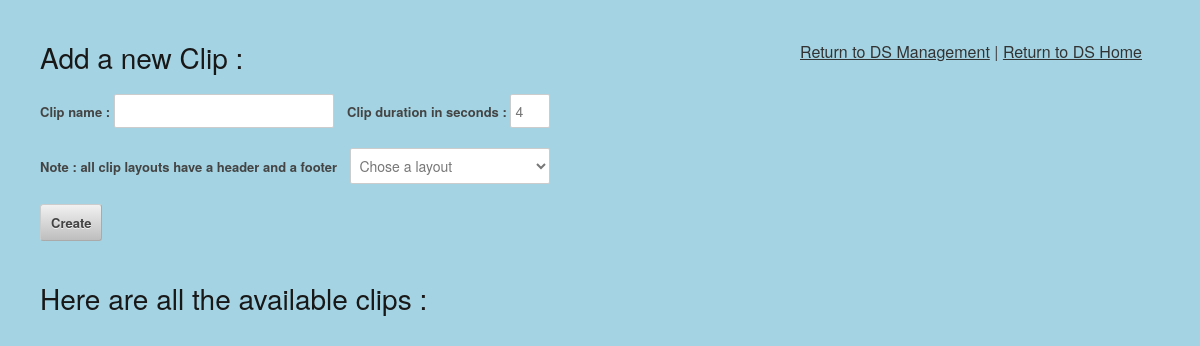
The app's page /admin/clips/index.php, older data.
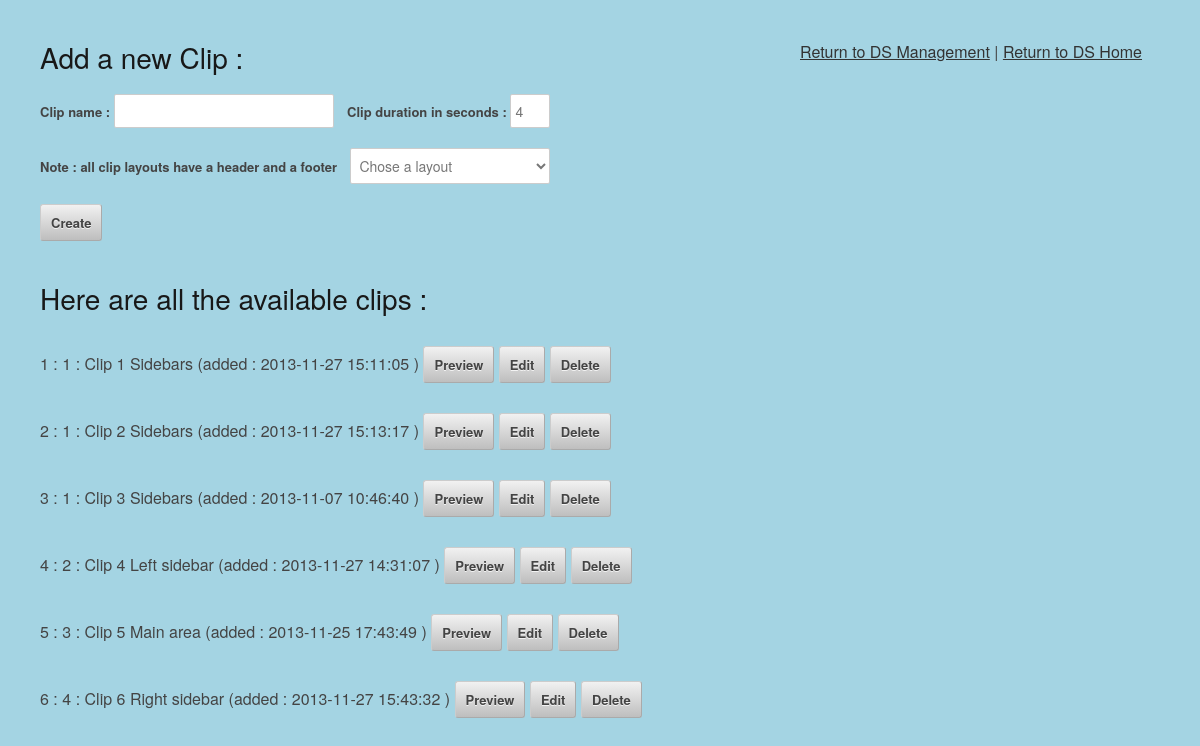
The same page, newer data.
### tables this page shows
CREATE TABLE IF NOT EXISTS `clip` (
  `id` int(11) NOT NULL AUTO_INCREMENT,
  `clipname` text NOT NULL,
  `clipdate` timestamp NOT NULL DEFAULT CURRENT_TIMESTAMP ON UPDATE CURRENT_TIMESTAMP,
  `clipbackgroundcolor` text NOT NULL,
  `clipDurationInSeconds` int(11) NOT NULL DEFAULT '4',
  `clipOrderNumber` int(11) NOT NULL DEFAULT '1',
  `nextClipId` int(11) NOT NULL DEFAULT '0',
  `isLoop` tinyint(1) NOT NULL DEFAULT '1',
  `updated` tinyint(1) NOT NULL DEFAULT '0',
  `cliplayoutid` int(11) NOT NULL,
  PRIMARY KEY (`id`),
  KEY `cliplayoutid` (`cliplayoutid`)
);

### admin/clips/index.php (called while the page is built, shortened)
<?php
include '../../includes/db.inc.php';
try {
    $result = $pdo->query('SELECT id, cliplayoutname FROM cliplayout');
} catch (PDOException $error) {
    $error = 'Error fetching clip layouts from database!';
    include '../../includes/error.html.php';
    exit();
}
try {
    $result = $pdo->query('SELECT clip.*, sequenceclip.sequenceid, sequenceclip.singleClipSequence
                           FROM clip
                           JOIN sequenceclip ON clip.id = sequenceclip.inSequenceClipId
                           WHERE sequenceclip.singleClipSequence = 1
                           GROUP BY clip.id');
} catch (PDOException $error) {
    $error = $error->getMessage();
    include '../../includes/error.html.php';
    exit();
}
while ($row = $result->fetch()) {
    $clips[] = array(
        'id' => $row['id'],
        'clipname' => $row['clipname'],
        'clipdate' => $row['clipdate'],
        'cliplayoutid' => $row['cliplayoutid'],
        'nextClipId' => $row['nextClipId'],
        'sequence_id' => $row['sequenceid'],
        'singleClip' => $row['singleClipSequence']
    );
}
include 'cliplist.html.php';
exit();
?>

### includes/helpers.inc.php (the view)
<?php
function html($text) {
    return htmlspecialchars($text, ENT_QUOTES, 'UTF-8');
}
function htmlout($text) {
    echo html($text);
}
?>

### admin/clips/cliplist.html.php (shortened to what this page needs)
<?php include '../../includes/helpers.inc.php'; ?>
<!DOCTYPE html>
<html>
    <head>
        <link rel="stylesheet" href="../../css/base.css">
    </head>
    <body style="padding: 40px;">
        <div style="position: absolute; left: 800px; top: 40px;" >
            <a href="../../admin/">Return to DS Management</a>
            |
            <a href="../../">Return to DS Home</a>
        </div>
        <h3>Add a new Clip :</h3>
        <p>
        <form action="" method="post">
            <label for="clipname">Clip name : </label>
            <input type="text" id="clipname" name="clipname"/>
            <label for="clipDuration">Clip duration in seconds : </label>
            <input type="text" id="clipDuration" name="clipDuration" value="4"
                   style="width: 30px;"/>
            <div>
                <label for="cliplayout">Note : all clip layouts have a header and a footer</label>
                <select name="cliplayout" id="cliplayout" style="width: 200px;">
                    <option value="">Chose a layout</option>
                </select>
            </div>
            <input type="submit" name="action" value="Create" />
        </form>
    </p>
    <h3>Here are all the available clips :</h3>
    <br>
    <ul>
        <?php foreach ($clips as $clip): ?>
            <li>
                <form action="" method="post">
                    <?php echo $clip['id']; ?> :
                    <?php htmlout($clip['cliplayoutid']) ?> :
                    <?php echo htmlout($clip['clipname'], ENT_QUOTES, 'UTF-8'); ?>
                    (added : <?php echo htmlout($clip['clipdate'], ENT_QUOTES, 'UTF-8'); ?> )
                    <input type="submit" name="action" value="Preview">
                    <input type="submit" name="action" value="Edit">
                    <input type="submit" name="action" value="Delete">
                </form>
            </li>
        <?php endforeach; ?>
    </ul>
</body>
</html>

### css/base.css (style rules this page uses)
html, body, div, span, applet, object, iframe, h1, h2, h3, h4, h5, h6, p, blockquote, pre, a, abbr, acronym, address, big, cite, code, del, dfn, em, img, ins, kbd, q, s, samp, small, strike, strong, sub, sup, tt, var, b, u, i, center, dl, dt, dd, ol, ul, li, fieldset, form, label, legend, table, caption, tbody, tfoot, thead, tr, th, td, article, aside, canvas, details, embed, figure, figcaption, footer, header, hgroup, menu, nav, output, ruby, section, summary, time, mark, audio, video { margin: 0; padding: 0; border: 0; font-size: inherit; font: inherit; vertical-align: baseline; }
body { line-height: 1; }
ol, ul { list-style: none; }
body { background: #A4D4E3; font: 16px "HelveticaNeue", "Helvetica Neue", Helvetica, Arial, sans-serif; color: #444; -webkit-font-smoothing: antialiased; -webkit-text-size-adjust: 100%; }
h1, h2, h3, h4, h5, h6 { color: #181818; font-family: "HelveticaNeue", "Helvetica Neue", Helvetica, Arial, sans-serif; font-weight: normal; }
h3 { font-size: 28px; line-height: 34px; margin-bottom: 8px; }
p { margin: 0 0 20px 0; }
a, a:visited { color: #333; text-decoration: underline; outline: 0; }
ul, ol { margin-bottom: 20px; }
ul { list-style: none outside; }
li { line-height: 18px; margin-bottom: 10px; }
.button, button, input[type="submit"], input[type="reset"], input[type="button"] { background: #eee; background: #eee -moz-linear-gradient(top, rgba(255,255,255,.2) 0%, rgba(0,0,0,.2) 100%); background: #eee -webkit-gradient(linear, left top, left bottom, color-stop(0%,rgba(255,255,255,.2)), color-stop(100%,rgba(0,0,0,.2))); background: #eee -webkit-linear-gradient(top, rgba(255,255,255,.2) 0%,rgba(0,0,0,.2) 100%); background: #eee -o-linear-gradient(top, rgba(255,255,255,.2) 0%,rgba(0,0,0,.2) 100%); background: #eee -ms-linear-gradient(top, rgba(255,255,255,.2) 0%,rgba(0,0,0,.2) 100%); background: #eee linear-gradient(top, rgba(255,255,255,.2) 0%,rgba(0,0,0,.2) 100%); border: 1px solid #aaa; border-top: 1px solid #ccc; border-left: 1px solid #ccc; -moz-border-radius: 3px; -webkit-border-radius: 3px; border-radius: 3px; color: #444; display: inline-block; font-size: 13px; font-weight: bold; text-decoration: none; text-shadow: 0 1px rgba(255, 255, 255, .75); cursor: pointer; margin-bottom: 20px; line-height: normal; padding: 8px 10px; font-family: "HelveticaNeue", "Helvetica Neue", Helvetica, Arial, sans-serif; }
form { margin-bottom: 10px; }
input[type="text"], input[type="password"], input[type="email"], textarea, select { border: 1px solid #ccc; padding: 6px 4px; outline: none; -moz-border-radius: 2px; -webkit-border-radius: 2px; border-radius: 2px; font: 14px "HelveticaNeue", "Helvetica Neue", Helvetica, Arial, sans-serif; color: #777; margin: 0; width: 210px; max-width: 100%; display: inline; margin-bottom: 20px; background: #fff; }
select { padding: 10; }
label, legend { display: inline; font-weight: bold; font-size: 13px; }
select { width: 220px; }

Row changes from the older to the newer data that the page shows:
now on this page (row edited): clip: id "1", cliplayoutid "1 Clip 1 Sidebars 2013-11-27 15:11:05"
now on this page (row edited): clip: id "2", cliplayoutid "1 Clip 2 Sidebars 2013-11-27 15:13:17"
now on this page (row unchanged): clip: id "3", cliplayoutid "1 Clip 3 Sidebars 2013-11-07 10:46:40"
now on this page (row edited): clip: id "4", cliplayoutid "2 Clip 4 Left sidebar 2013-11-27 14:31:07"
now on this page (row edited): clip: id "5", cliplayoutid "3 Clip 5 Main area 2013-11-25 17:43:49"
now on this page (row edited): clip: id "6", cliplayoutid "4 Clip 6 Right sidebar 2013-11-27 15:43:32"
